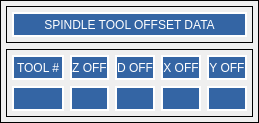
                  <widget class="QFrame" name="gridFrame">
                   <property name="frameShape">
                    <enum>QFrame::Box</enum>
                   </property>
                   <layout class="QGridLayout" name="gridLayout_59">
                    <property name="leftMargin">
                     <number>5</number>
                    </property>
                    <property name="topMargin">
                     <number>5</number>
                    </property>
                    <property name="rightMargin">
                     <number>5</number>
                    </property>
                    <property name="bottomMargin">
                     <number>5</number>
                    </property>
                    <item row="4" column="0" colspan="3">
                     <widget class="QFrame" name="gridFrame">
                      <property name="styleSheet">
                       <string notr="true">
QLabel {max-height: 25px;}</string>
                      </property>
                      <property name="frameShape">
                       <enum>QFrame::Box</enum>
                      </property>
                      <layout class="QGridLayout" name="gridLayout_33">
                       <property name="leftMargin">
                        <number>5</number>
                       </property>
                       <property name="topMargin">
                        <number>5</number>
                       </property>
                       <property name="rightMargin">
                        <number>5</number>
                       </property>
                       <property name="bottomMargin">
                        <number>5</number>
                       </property>
                       <item row="1" column="0">
                        <widget class="StatusLabel" name="toolInSpindle">
                         <property name="minimumSize">
                          <size>
                           <width>0</width>
                           <height>25</height>
                          </size>
                         </property>
                         <property name="styleSheet">
                          <string notr="true">color: rgb(255, 255, 255);
background-color:rgb(52, 101, 164);</string>
                         </property>
                         <property name="frameShape">
                          <enum>QFrame::Box</enum>
                         </property>
                         <property name="lineWidth">
                          <number>2</number>
                         </property>
                         <property name="rules" stdset="0">
                          <string>[{&quot;channels&quot;: [{&quot;url&quot;: &quot;status:tool_table&quot;, &quot;trigger&quot;: true}], &quot;property&quot;: &quot;Text&quot;, &quot;expression&quot;: &quot;str(ch[0][0].id)&quot;, &quot;name&quot;: &quot;tool number&quot;}]</string>
                         </property>
                        </widget>
                       </item>
                       <item row="0" column="2">
                        <widget class="QLabel" name="label_13">
                         <property name="styleSheet">
                          <string notr="true">color: rgb(255, 255, 255);
background-color:rgb(52, 101, 164);</string>
                         </property>
                         <property name="frameShape">
                          <enum>QFrame::Box</enum>
                         </property>
                         <property name="lineWidth">
                          <number>2</number>
                         </property>
                         <property name="text">
                          <string>D OFF</string>
                         </property>
                         <property name="alignment">
                          <set>Qt::AlignCenter</set>
                         </property>
                        </widget>
                       </item>
                       <item row="0" column="1">
                        <widget class="QLabel" name="label_12">
                         <property name="styleSheet">
                          <string notr="true">color: rgb(255, 255, 255);
background-color:rgb(52, 101, 164);</string>
                         </property>
                         <property name="frameShape">
                          <enum>QFrame::Box</enum>
                         </property>
                         <property name="lineWidth">
                          <number>2</number>
                         </property>
                         <property name="text">
                          <string>Z OFF</string>
                         </property>
                         <property name="alignment">
                          <set>Qt::AlignCenter</set>
                         </property>
                        </widget>
                       </item>
                       <item row="0" column="3">
                        <widget class="QLabel" name="label_14">
                         <property name="styleSheet">
                          <string notr="true">color: rgb(255, 255, 255);
background-color:rgb(52, 101, 164);</string>
                         </property>
                         <property name="frameShape">
                          <enum>QFrame::Box</enum>
                         </property>
                         <property name="lineWidth">
                          <number>2</number>
                         </property>
                         <property name="text">
                          <string>X OFF</string>
                         </property>
                         <property name="alignment">
                          <set>Qt::AlignCenter</set>
                         </property>
                        </widget>
                       </item>
                       <item row="0" column="0">
                        <widget class="QLabel" name="label_11">
                         <property name="minimumSize">
                          <size>
                           <width>0</width>
                           <height>25</height>
                          </size>
                         </property>
                         <property name="styleSheet">
                          <string notr="true">color: rgb(255, 255, 255);
background-color:rgb(52, 101, 164);</string>
                         </property>
                         <property name="frameShape">
                          <enum>QFrame::Box</enum>
                         </property>
                         <property name="lineWidth">
                          <number>2</number>
                         </property>
                         <property name="text">
                          <string>TOOL #</string>
                         </property>
                        </widget>
                       </item>
                       <item row="0" column="4">
                        <widget class="QLabel" name="label_19">
                         <property name="styleSheet">
                          <string notr="true">color: rgb(255, 255, 255);
background-color:rgb(52, 101, 164);</string>
                         </property>
                         <property name="frameShape">
                          <enum>QFrame::Box</enum>
                         </property>
                         <property name="lineWidth">
                          <number>2</number>
                         </property>
                         <property name="text">
                          <string>Y OFF</string>
                         </property>
                         <property name="alignment">
                          <set>Qt::AlignCenter</set>
                         </property>
                        </widget>
                       </item>
                       <item row="1" column="1">
                        <widget class="StatusLabel" name="z_offset_2">
                         <property name="styleSheet">
                          <string notr="true">color: rgb(255, 255, 255);
background-color:rgb(52, 101, 164);</string>
                         </property>
                         <property name="frameShape">
                          <enum>QFrame::Box</enum>
                         </property>
                         <property name="lineWidth">
                          <number>2</number>
                         </property>
                         <property name="rules" stdset="0">
                          <string>[{&quot;channels&quot;: [{&quot;url&quot;: &quot;status:tool_table&quot;, &quot;trigger&quot;: true}], &quot;property&quot;: &quot;Text&quot;, &quot;expression&quot;: &quot;'{:.4f}'.format(ch[0][0].zoffset)&quot;, &quot;name&quot;: &quot;z offset&quot;}]</string>
                         </property>
                        </widget>
                       </item>
                       <item row="1" column="2">
                        <widget class="StatusLabel" name="d_offset_2">
                         <property name="styleSheet">
                          <string notr="true">color: rgb(255, 255, 255);
background-color:rgb(52, 101, 164);</string>
                         </property>
                         <property name="frameShape">
                          <enum>QFrame::Box</enum>
                         </property>
                         <property name="lineWidth">
                          <number>2</number>
                         </property>
                         <property name="rules" stdset="0">
                          <string>[{&quot;channels&quot;: [{&quot;url&quot;: &quot;status:tool_table&quot;, &quot;trigger&quot;: true}], &quot;property&quot;: &quot;Text&quot;, &quot;expression&quot;: &quot;'{:.4f}'.format(ch[0][0].diameter)&quot;, &quot;name&quot;: &quot;dia offset&quot;}]</string>
                         </property>
                        </widget>
                       </item>
                       <item row="1" column="3">
                        <widget class="StatusLabel" name="x_offset">
                         <property name="styleSheet">
                          <string notr="true">color: rgb(255, 255, 255);
background-color:rgb(52, 101, 164);</string>
                         </property>
                         <property name="frameShape">
                          <enum>QFrame::Box</enum>
                         </property>
                         <property name="lineWidth">
                          <number>2</number>
                         </property>
                         <property name="rules" stdset="0">
                          <string>[{&quot;channels&quot;: [{&quot;url&quot;: &quot;status:tool_table&quot;, &quot;trigger&quot;: true}], &quot;property&quot;: &quot;Text&quot;, &quot;expression&quot;: &quot;'{:.4f}'.format(ch[0][0].xoffset)&quot;, &quot;name&quot;: &quot;x offset&quot;}]</string>
                         </property>
                        </widget>
                       </item>
                       <item row="1" column="4">
                        <widget class="StatusLabel" name="y_offset">
                         <property name="styleSheet">
                          <string notr="true">color: rgb(255, 255, 255);
background-color:rgb(52, 101, 164);</string>
                         </property>
                         <property name="frameShape">
                          <enum>QFrame::Box</enum>
                         </property>
                         <property name="lineWidth">
                          <number>2</number>
                         </property>
                         <property name="rules" stdset="0">
                          <string>[{&quot;channels&quot;: [{&quot;url&quot;: &quot;status:tool_table&quot;, &quot;trigger&quot;: true}], &quot;property&quot;: &quot;Text&quot;, &quot;expression&quot;: &quot;'{:.4f}'.format(ch[0][0].yoffset)&quot;, &quot;name&quot;: &quot;y offset&quot;}]</string>
                         </property>
                        </widget>
                       </item>
                      </layout>
                     </widget>
                    </item>
                    <item row="3" column="0" colspan="3">
                     <widget class="QFrame" name="gridFrame">
                      <property name="maximumSize">
                       <size>
                        <width>16777215</width>
                        <height>40</height>
                       </size>
                      </property>
                      <property name="frameShape">
                       <enum>QFrame::Box</enum>
                      </property>
                      <layout class="QGridLayout" name="gridLayout_45">
                       <property name="leftMargin">
                        <number>5</number>
                       </property>
                       <property name="topMargin">
                        <number>5</number>
                       </property>
                       <property name="rightMargin">
                        <number>5</number>
                       </property>
                       <property name="bottomMargin">
                        <number>5</number>
                       </property>
                       <item row="0" column="0">
                        <widget class="QLabel" name="label_9">
                         <property name="minimumSize">
                          <size>
                           <width>0</width>
                           <height>25</height>
                          </size>
                         </property>
                         <property name="maximumSize">
                          <size>
                           <width>16777215</width>
                           <height>16777215</height>
                          </size>
                         </property>
                         <property name="styleSheet">
                          <string notr="true">color: rgb(255, 255, 255);
background-color:rgb(52, 101, 164);</string>
                         </property>
                         <property name="frameShape">
                          <enum>QFrame::Box</enum>
                         </property>
                         <property name="lineWidth">
                          <number>2</number>
                         </property>
                         <property name="text">
                          <string>SPINDLE TOOL OFFSET DATA</string>
                         </property>
                         <property name="alignment">
                          <set>Qt::AlignCenter</set>
                         </property>
                        </widget>
                       </item>
                      </layout>
                     </widget>
                    </item>
                   </layout>
                  </widget>
